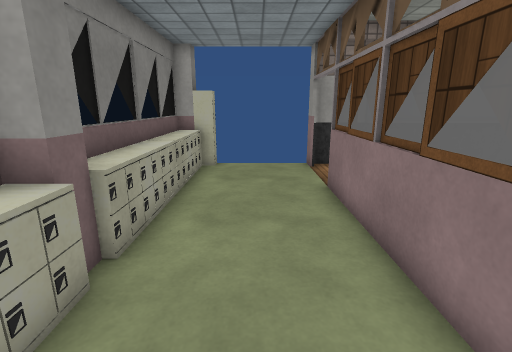
view 1 (above)

18 first-person views from a walk through a 3-D level made in the Unity game engine. The camera is 1.3 m above the floor, tilts 14° down and sees 85° across. The floor is counted in squares, 0.5 m on a side. Each view is taken from the middle of a square. On the plan, view 1 faces up. The plan holds only what a view shows up to about 19 squares ahead; the rest is blank. The place goes on beyond the plan. Door leaves are left out, so doorways stand open. Some surface patterns are stand-ins.

view 2
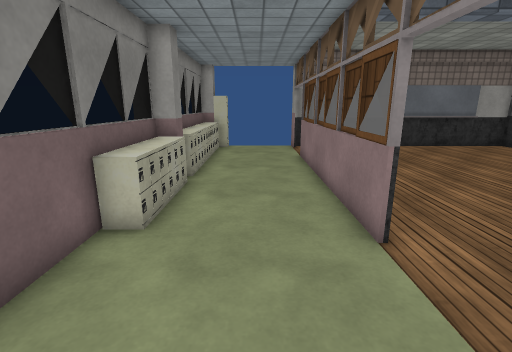

view 3
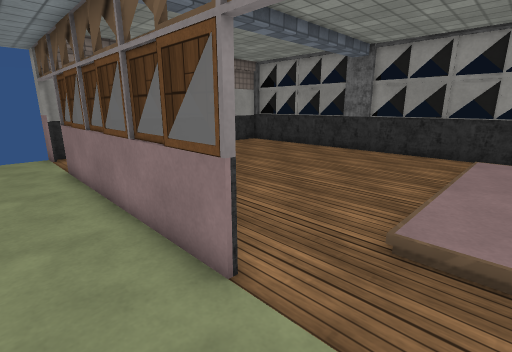

view 4
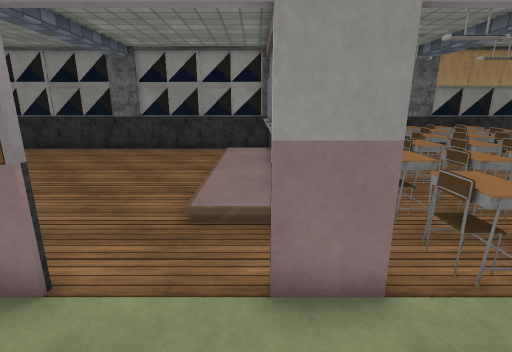

view 5
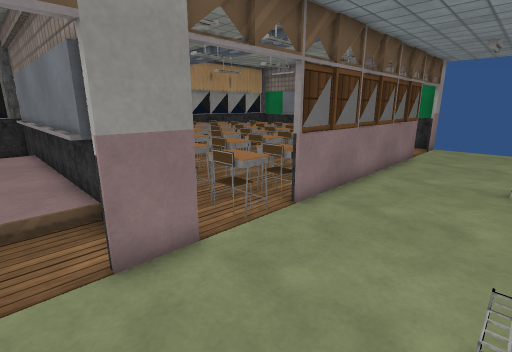

view 6
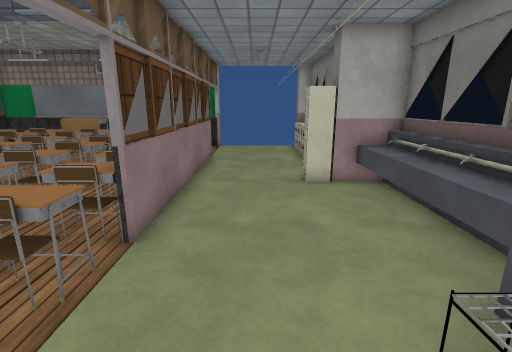

view 7
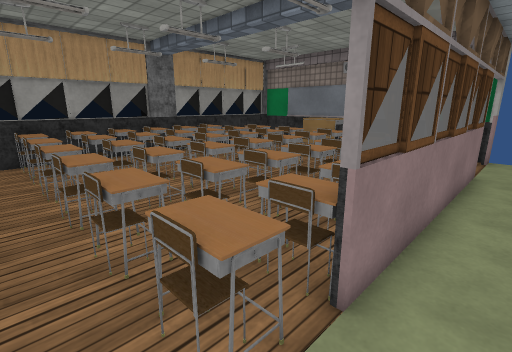

view 8
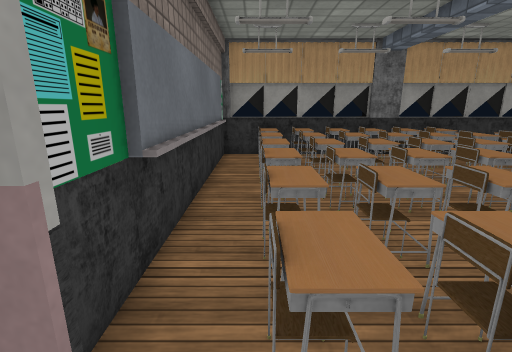

view 9
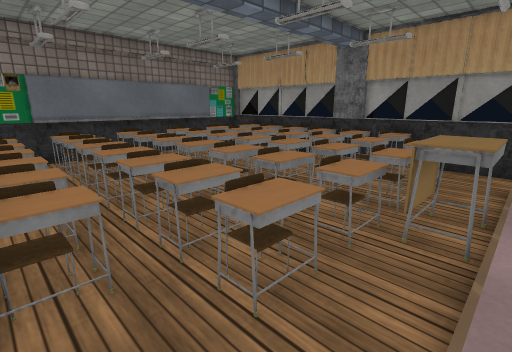

view 10
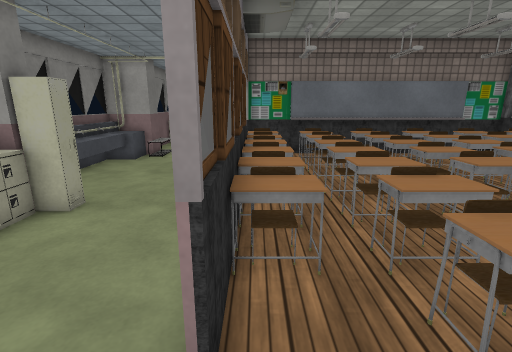

view 11
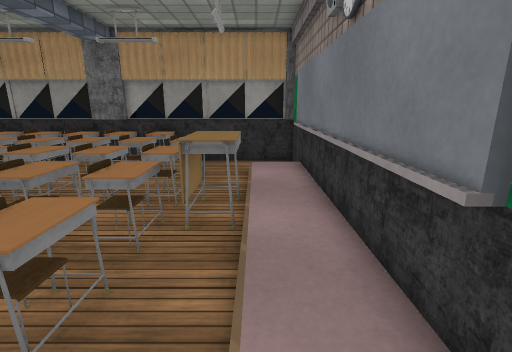

view 12
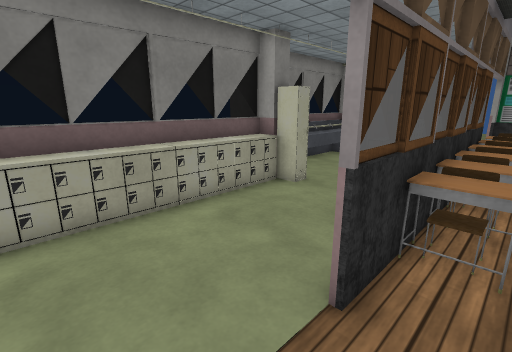

view 13
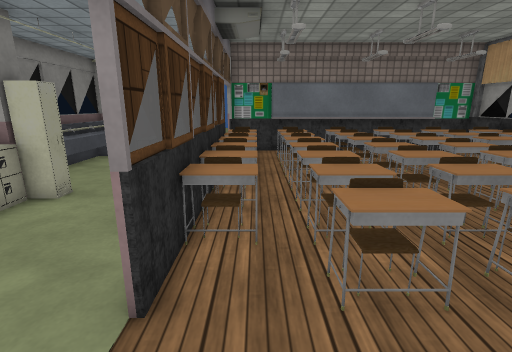

view 14
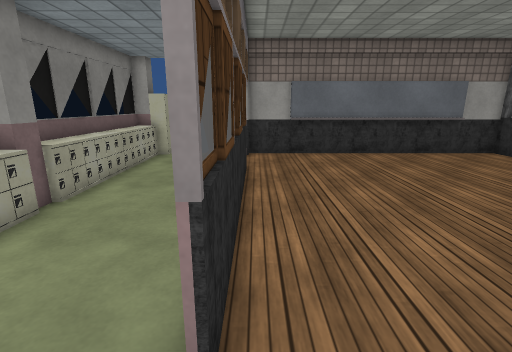

view 15
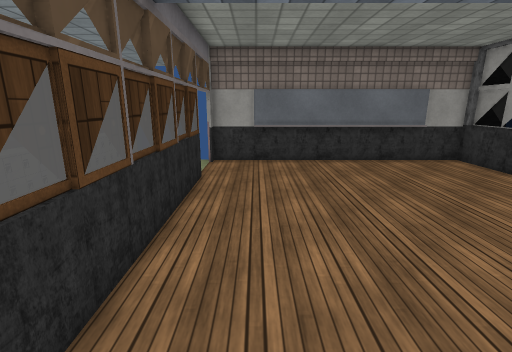

view 16
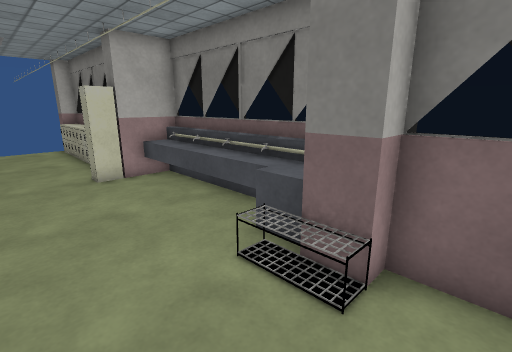

view 17
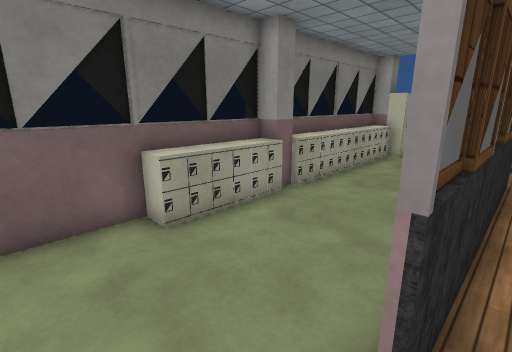

view 18
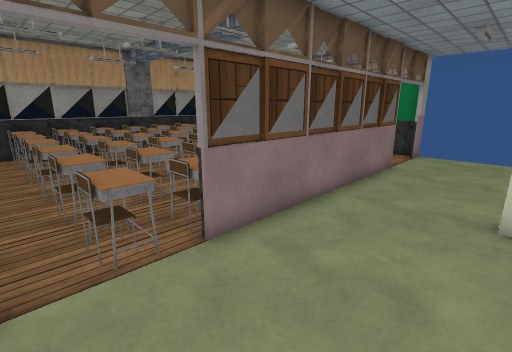

### Floor plan
Key: @ floor where view 1 was taken; # wall or solid block; . main floor; : floor 0.25 m higher than the main floor; / step, stairs or slope; D open door; = window, fence, low wall or low ledge; ^ raised ledge; L locker; C chair; E desk; S sink; O other object.
Columns run from 5 left of view 1 to 17 right of it. Each row starts with its distance up from view 1.
 13  ^^#    ###############
 12  #LO...DD.==========..#
 11  #LL...DD.............#
 10  #LL...D..............#
  9  #LL...D#.............#
  8  #LL...##.............#
  7  #LL...##.............#
  6  #LL...##.............#
  5  #LL...##.............#
  4  ##....##.............#
  3  #LL...#=.............#
  2  #LL...##.............#
  1  #LL...##.............#
  0  #LL.@.#=.............#
 -1  ##....DD.............#
 -2  ##....DD.............#
 -3   #....D../:::::::::  #
 -4  ##....D#.==========  #
 -5 ###....################
 -6 #SS....DD#==========  #
 -7 SSS....DCEEC.CEEC.CEEO#
 -8 SSS....DEEEEEEEEEEEEEE#
 -9 SSS....DCEEC.CEEC.OEOO#
-10 SSS....#EEEE.EEEE.EEOO#
-11 SSS....#CEECECEECEOEEO#
-12 SS ....#EEEE.EEEE.EEEE#
-13 SS ....#CEECECEECEOEEO#
-14 ^^O....#CEEC.CEEC.OEEO#
-15  #L....#EEEEEEEEEEEEEE#
-16  #L....#CEEC.CEEC.OEEO#
-17  #L....#EEEEEEEEEEEEEE#
-18  #L....#=.EC.CEEC.OO. #
-19  #L....DD.EE.EEEE.OO. #
-20  #L....DD ....EEE....#
-21  #L....D. /:::EE::::.#
-22  #L....D#.==========##
-23  ^^     ##############

Positions as (right, up) in squares from view 1, and headings:
1: (0, 0), facing up
2: (0, -6), facing up
3: (0, -4), facing up-right
4: (-1, -4), facing right
5: (-2, -3), facing down-right
6: (0, -4), facing down
7: (1, -6), facing down-right
8: (1, -7), facing right
9: (3, -21), facing up-right
10: (3, -21), facing up
11: (3, -21), facing right
12: (4, -22), facing up-left
13: (4, -22), facing up
14: (3, -3), facing up
15: (5, -3), facing up
16: (1, -3), facing down-left
17: (3, -3), facing up-left
18: (-2, -6), facing down-right
